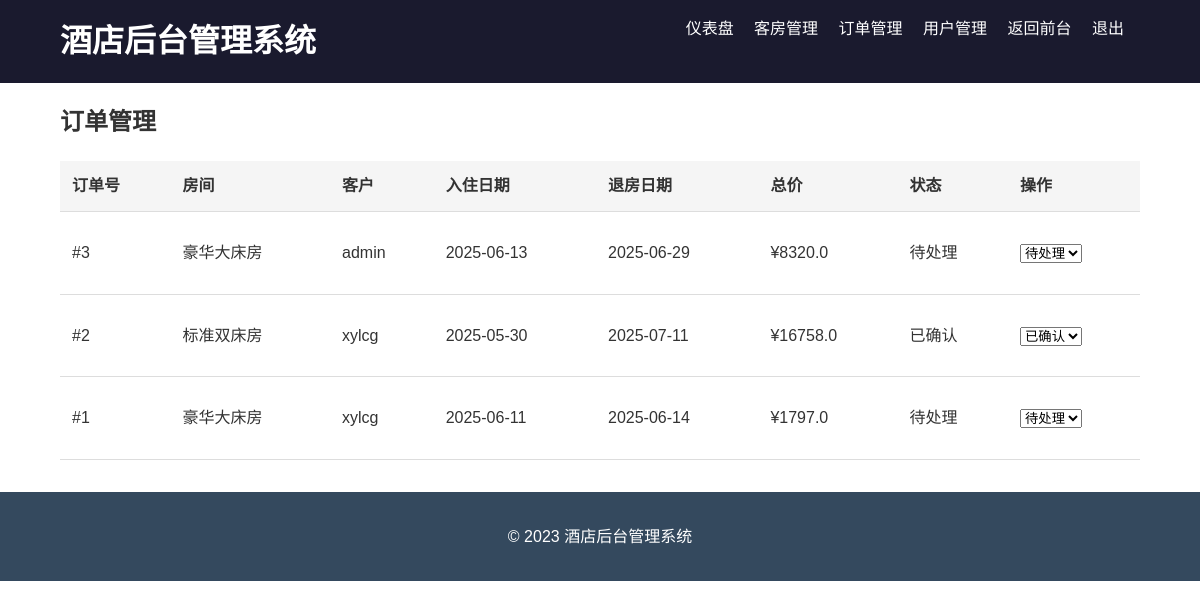
Page /admin/orders (signed in) on the committed database.
### models.py (models this page shows)
class Order(db.Model):
    id = db.Column(db.Integer, primary_key=True)
    room_id = db.Column(db.Integer, db.ForeignKey('room.id'), nullable=False)
    user_id = db.Column(db.Integer, db.ForeignKey('user.id'), nullable=False)
    check_in = db.Column(db.DateTime, nullable=False)
    check_out = db.Column(db.DateTime, nullable=False)
    total_price = db.Column(db.Float, nullable=False)
    status = db.Column(db.String(20), default='待处理')
    created_at = db.Column(db.DateTime, default=datetime.utcnow)

class Room(db.Model):
    id = db.Column(db.Integer, primary_key=True)
    name = db.Column(db.String(80), unique=True, nullable=False)
    price = db.Column(db.Float, nullable=False)
    description = db.Column(db.Text)
    image = db.Column(db.String(120), default='default.jpg')
    status = db.Column(db.String(20), default='available')
    type = db.Column(db.String(50), nullable=False)
    capacity = db.Column(db.Integer, nullable=False)
    created_at = db.Column(db.DateTime, default=datetime.utcnow)
    orders = db.relationship('Order', backref='room', lazy=True)
    comments = db.relationship('Comment', backref='room', lazy=True)

class User(db.Model):
    id = db.Column(db.Integer, primary_key=True)
    username = db.Column(db.String(80), unique=True, nullable=False)
    password = db.Column(db.String(120), nullable=False)
    email = db.Column(db.String(120), unique=True, nullable=False)
    phone = db.Column(db.String(20))
    role = db.Column(db.String(20), default='user')
    created_at = db.Column(db.DateTime, default=datetime.utcnow)
    orders = db.relationship('Order', backref='user', lazy=True)
    comments = db.relationship('Comment', backref='user', lazy=True)

### app.py (the view)
@app.route('/admin/orders')
@admin_required
def admin_orders():
    orders = Order.query.order_by(Order.created_at.desc()).all()
    return render_template('back/orders.html', orders=orders)

### app.py (called while the page is built)
def admin_required(f):
    @wraps(f)
    def decorated_function(*args, **kwargs):
        if 'user_id' not in session or session.get('role') != 'admin':
            flash('需要管理员权限', 'danger')
            return redirect(url_for('login'))
        return f(*args, **kwargs)
    return decorated_function

### templates/back/orders.html (shortened to what this page needs)
{% extends "back/base.html" %}
{% block content %}
<h2>订单管理</h2>
<table class="data-table">
    <thead>
        <tr>
            <th>订单号</th>
            <th>房间</th>
            <th>客户</th>
            <th>入住日期</th>
            <th>退房日期</th>
            <th>总价</th>
            <th>状态</th>
            <th>操作</th>
        </tr>
    </thead>
    <tbody>
        {% for order in orders %}
        <tr>
            <td>#{{ order.id }}</td>
            <td>{{ order.room.name }}</td>
            <td>{{ order.user.username }}</td>
            <td>{{ order.check_in.strftime('%Y-%m-%d') }}</td>
            <td>{{ order.check_out.strftime('%Y-%m-%d') }}</td>
            <td>¥{{ order.total_price }}</td>
            <td>{{ order.status }}</td>
            <td>
                <form method="post" action="{{ url_for('update_order_status', order_id=order.id) }}">
                    <select name="status" onchange="this.form.submit()">
                        <option value="pending" {% if order.status == '待处理' %}selected{% endif %}>待处理</option>
                        <option value="confirmed" {% if order.status == '已确认' %}selected{% endif %}>已确认</option>
                    </select>
                </form>
            </td>
        </tr>
        {% endfor %}
    </tbody>
</table>
{% endblock %}

### static/css/style.css (style rules this page uses)
body { font-family: 'Arial', sans-serif; line-height: 1.6; margin: 0; padding: 0; color: #333; }
.data-table { width: 100%; border-collapse: collapse; margin: 1rem 0; }
.data-table th, .data-table td { padding: 0.75rem; text-align: left; border-bottom: 1px solid #ddd; }
.data-table th { background: #f5f5f5; }
form { margin: 1rem 0; }

### rows in the picture
Order: id "3", room.name "豪华大床房", user.username "admin", check_in "2025-06-13", check_out "2025-06-29", total_price "8320.0", status "待处理"
Order: id "2", room.name "标准双床房", user.username "xylcg", check_in "2025-05-30", check_out "2025-07-11", total_price "16758.0", status "已确认"
Order: id "1", room.name "豪华大床房", user.username "xylcg", check_in "2025-06-11", check_out "2025-06-14", total_price "1797.0", status "待处理"
